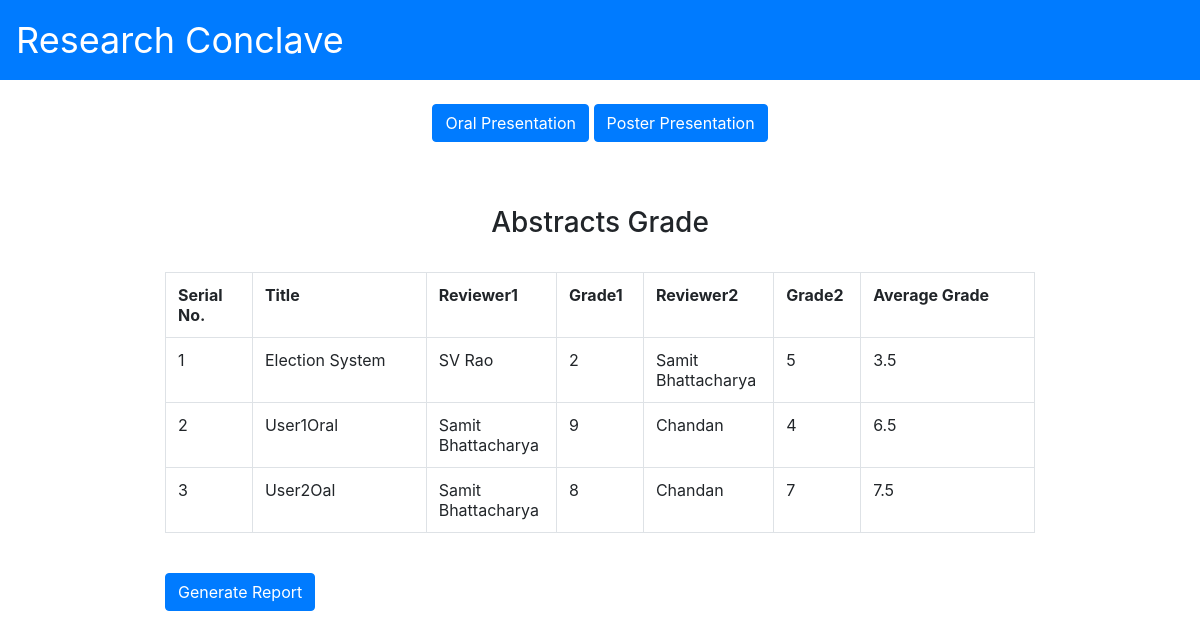
/Report_grade.php?value=Oral, run on the app's committed database.
### tables this page shows
CREATE TABLE `abstract` (
  `Id` int(11) NOT NULL,
  `UploadedItem` varchar(400) NOT NULL,
  `Username` varchar(400) NOT NULL,
  `Title` varchar(400) NOT NULL,
  `Email` varchar(400) NOT NULL,
  `IsApproved` int(1) NOT NULL,
  `PresType` varchar(400) NOT NULL,
  `Reviewer1` varchar(400) NOT NULL,
  `Reviewer2` varchar(400) NOT NULL,
  `Grade1` int(255) NOT NULL,
  `Grade2` int(255) NOT NULL,
  `Fullname` varchar(400) NOT NULL,
  `IsDone` int(11) NOT NULL DEFAULT '0',
  `IsGraded1` int(11) NOT NULL,
  `IsGraded2` int(11) NOT NULL
);

CREATE TABLE `users` (
  `Username` varchar(400) NOT NULL,
  `Password` varchar(400) NOT NULL,
  `Designation` varchar(400) NOT NULL,
  `Fullname` varchar(400) NOT NULL
);

### Report_grade.php (the view, shortened to what this page needs)
<?php  include 'GradeReportType.php';
 function fetch_data()
 {
      $connect = OpenCon();
      $output = '';
	   $pres = $_GET['value'];
      $sql = "SELECT Id, Title, Reviewer1, Reviewer2, Grade1, Grade2 FROM abstract Where PresType='$pres' AND IsApproved = '1' AND IsGraded1 = 1 AND IsGraded2 = 1";
      $result = mysqli_query($connect, $sql);
	  $i = 0;
      while($row = mysqli_fetch_array($result))
      {
       $con1 = OpenCon();
       $reviewFullname1 = '';
		$reviewFullname2 = '';
		$str=$row['Reviewer1'];
		$sql1 = "SELECT * FROM Users Where Username = '$str'";
		$result1 = $con1->query($sql1);
		while($res = $result1->fetch_assoc()){
			$reviewFullname1 = $res["Fullname"];
		}
		$str=$row['Reviewer2'];
		$sql1 = "SELECT * FROM Users Where Username = '$str'";
		$result1 = $con1->query($sql1);
		while($res = $result1->fetch_assoc()){
			$reviewFullname2 = $res["Fullname"];
		}
       $i = $i + 1;
	   $val = ($row["Grade2"] + $row["Grade1"]) / 2;
      $output .= '<tr>
                          <td>'.$i.'</td>
                          <td>'.$row["Title"].'</td>
                          <td>'.$reviewFullname1.'</td>
 						  <td>'.$row["Grade1"].'</td>
                          <td>'.$reviewFullname2.'</td>
						  <td>'.$row["Grade2"].'</td>
						  <td>'.$val.'</td>
                     </tr>
                          ';
      }
      return $output;
 }
 ?>
 <!DOCTYPE html>
 <html>
      <head>
      </head>
      <body>
           <br /><br />
           <div class="container" style="width:900px;">
                <h3 align="center">Abstracts Grade</h3><br />
                <div class="table-responsive">
                     <table class="table table-bordered">
                          <tr>
                               <th width="10%">Serial No.</th>
                               <th width="20%">Title</th>
                               <th width="15%">Reviewer1</th>
                               <th width="10%">Grade1</th>
                               <th width="15%">Reviewer2</th>
							   <th width="10%">Grade2</th>
                               <th width="20%">Average Grade</th>
                          </tr>
                     <?php
                     $val =  fetch_data();
					 echo $val;
                     ?>
                     </table>
                     <br />
                </div>
				<form method="post">
                    <input type="submit" <?php if($val == '') {?> disabled="disabled" <?php } ?> name="create_pdf" class="btn btn-primary" value="Generate Report" />
                 </form>
           </div>
      </body>
 </html>

### AfterLogin.php (shortened to what this page needs)
<html>
<head>
<link rel="stylesheet" href="https://maxcdn.bootstrapcdn.com/bootstrap/4.3.1/css/bootstrap.min.css" />
</head>
<body>
	<nav class="navbar navbar-expand-lg navbar-dark bg-primary">
	  <a class="navbar-brand" href="NewHomePage.php">Research Conclave</a>
	</nav>
</body>
</html>

### GradeReportType.php
<?php include 'AfterLogin.php' ?>
<!DOCTYPE html>
<html>
<body>
<br>
<p align ="center">
	<a class="btn btn-primary" href='Report_grade.php?value=Oral' role="button" >Oral Presentation</a>
	<a class="btn btn-primary" href='Report_grade.php?value=Poster' role="button" >Poster Presentation</a>
	</p>
</body>
</html>

### AfterLogin.php (style rules this page uses)
.navbar-brand { font-size: 36px; }

### data on the page
abstract: Title "Election System", users.Fullname "SV Rao", Grade1 "2", users.Fullname "Samit Bhattacharya", Grade2 "5", val "3.5"
abstract: Title "User1Oral", users.Fullname "Samit Bhattacharya", Grade1 "9", users.Fullname "Chandan", Grade2 "4", val "6.5"
abstract: Title "User2Oal", users.Fullname "Samit Bhattacharya", Grade1 "8", users.Fullname "Chandan", Grade2 "7", val "7.5"
